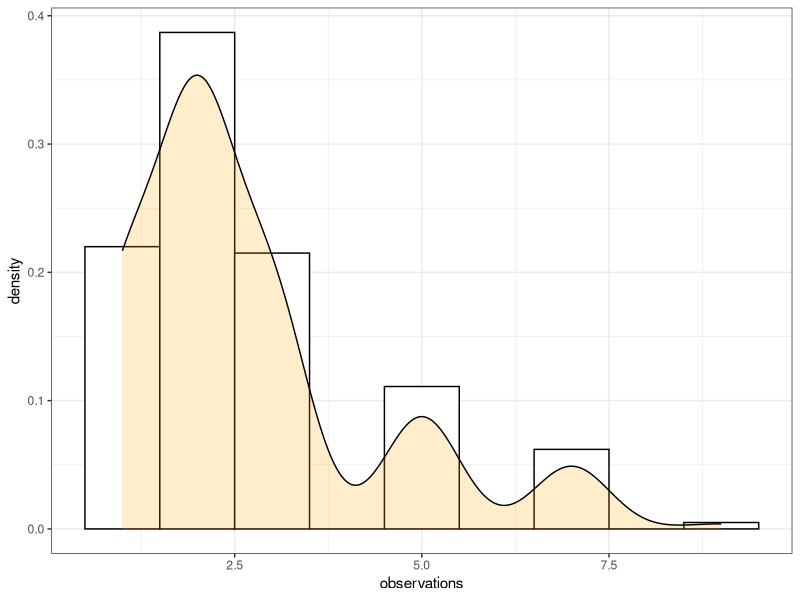

The R source for this figure:
## ---- chunk 1
library(ggplot2)
## ---- chunk 2
x0 = c(1:3, 5, 7, 9)
p0 = c(.2, .4, .24, .10, .05, .01)
mu0 = sum(x0 * p0) / sum(p0)
print(mu0)
## ---- chunk 3
o1 = sample(x0, 1000, replace=T, prob = p0)
## ---- chunk 4
df = data.frame(observations=o1)

ggplot(df, aes(x=observations)) +
  geom_histogram(aes(y=..density..), #..density.. normalizes the y axis to the density (i.e. counts / total)
                 color='black',
                 fill='white',
                 binwidth=1,
                 breaks=c(0.5:9.5)) + # see ?geom_histogram for details
  geom_density(alpha=0.2,
               fill='orange',
               adjust=3) +
  theme_bw()

## If you prefer plotting without ggplot, you can use this code:

# rs1 = hist(o1, prob=T, main='Sampling distribution of x0, 1000 Samples')
# lines(density(o1, adjust=3))
## ---- chunk 5
x0 = c(white=273, black=40, asian=10, other=5)
p0 = c(white=.77, black=.13, asian=.054, other=0.046)

# calculate proportions in sample
x0/sum(x0)
## ---- chunk 6
rs = chisq.test(x0, p=p0)
rs

rs$expected
